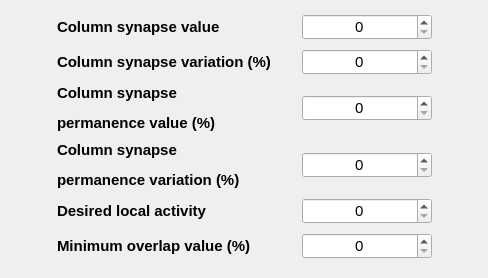
            <widget class="QWidget" name="scrollAreaWidgetContents">
             <property name="geometry">
              <rect>
               <x>0</x>
               <y>0</y>
               <width>488</width>
               <height>278</height>
              </rect>
             </property>
             <layout class="QGridLayout" name="gridLayout_7">
              <item row="4" column="1">
               <layout class="QHBoxLayout" name="horizontalLayout_13">
                <item>
                 <widget class="QLabel" name="label_11">
                  <property name="font">
                   <font>
                    <pointsize>11</pointsize>
                    <weight>75</weight>
                    <bold>true</bold>
                   </font>
                  </property>
                  <property name="text">
                   <string>Desired local activity</string>
                  </property>
                 </widget>
                </item>
                <item>
                 <spacer name="horizontalSpacer_24">
                  <property name="orientation">
                   <enum>Qt::Horizontal</enum>
                  </property>
                  <property name="sizeHint" stdset="0">
                   <size>
                    <width>40</width>
                    <height>20</height>
                   </size>
                  </property>
                 </spacer>
                </item>
                <item>
                 <widget class="QSpinBox" name="spinBox_DesiredLocalActivity">
                  <property name="sizePolicy">
                   <sizepolicy hsizetype="Fixed" vsizetype="Fixed">
                    <horstretch>0</horstretch>
                    <verstretch>0</verstretch>
                   </sizepolicy>
                  </property>
                  <property name="minimumSize">
                   <size>
                    <width>130</width>
                    <height>26</height>
                   </size>
                  </property>
                  <property name="maximumSize">
                   <size>
                    <width>130</width>
                    <height>26</height>
                   </size>
                  </property>
                  <property name="font">
                   <font>
                    <pointsize>11</pointsize>
                   </font>
                  </property>
                  <property name="alignment">
                   <set>Qt::AlignCenter</set>
                  </property>
                  <property name="maximum">
                   <number>1000000000</number>
                  </property>
                 </widget>
                </item>
               </layout>
              </item>
              <item row="2" column="1">
               <layout class="QHBoxLayout" name="horizontalLayout_11">
                <item>
                 <widget class="QLabel" name="label_10">
                  <property name="font">
                   <font>
                    <pointsize>11</pointsize>
                    <weight>75</weight>
                    <bold>true</bold>
                   </font>
                  </property>
                  <property name="text">
                   <string>&lt;html&gt;&lt;head/&gt;&lt;body&gt;&lt;p&gt;Column synapse &lt;/p&gt;&lt;p&gt;permanence value (%)&lt;/p&gt;&lt;/body&gt;&lt;/html&gt;</string>
                  </property>
                 </widget>
                </item>
                <item>
                 <spacer name="horizontalSpacer_23">
                  <property name="orientation">
                   <enum>Qt::Horizontal</enum>
                  </property>
                  <property name="sizeHint" stdset="0">
                   <size>
                    <width>40</width>
                    <height>20</height>
                   </size>
                  </property>
                 </spacer>
                </item>
                <item>
                 <widget class="QSpinBox" name="spinBox_ProximalSynapsePermanenceValuePersentage">
                  <property name="sizePolicy">
                   <sizepolicy hsizetype="Fixed" vsizetype="Fixed">
                    <horstretch>0</horstretch>
                    <verstretch>0</verstretch>
                   </sizepolicy>
                  </property>
                  <property name="minimumSize">
                   <size>
                    <width>130</width>
                    <height>26</height>
                   </size>
                  </property>
                  <property name="maximumSize">
                   <size>
                    <width>130</width>
                    <height>26</height>
                   </size>
                  </property>
                  <property name="font">
                   <font>
                    <pointsize>11</pointsize>
                   </font>
                  </property>
                  <property name="alignment">
                   <set>Qt::AlignCenter</set>
                  </property>
                  <property name="maximum">
                   <number>100</number>
                  </property>
                 </widget>
                </item>
               </layout>
              </item>
              <item row="1" column="1">
               <layout class="QHBoxLayout" name="horizontalLayout_10">
                <item>
                 <widget class="QLabel" name="label_9">
                  <property name="font">
                   <font>
                    <pointsize>11</pointsize>
                    <weight>75</weight>
                    <bold>true</bold>
                   </font>
                  </property>
                  <property name="text">
                   <string>&lt;html&gt;&lt;head/&gt;&lt;body&gt;&lt;p&gt;Column synapse variation (%)&lt;/p&gt;&lt;/body&gt;&lt;/html&gt;</string>
                  </property>
                 </widget>
                </item>
                <item>
                 <spacer name="horizontalSpacer_22">
                  <property name="orientation">
                   <enum>Qt::Horizontal</enum>
                  </property>
                  <property name="sizeHint" stdset="0">
                   <size>
                    <width>25</width>
                    <height>26</height>
                   </size>
                  </property>
                 </spacer>
                </item>
                <item>
                 <widget class="QSpinBox" name="spinBox_ProximalSynapseVariationPersentage">
                  <property name="sizePolicy">
                   <sizepolicy hsizetype="Fixed" vsizetype="Fixed">
                    <horstretch>0</horstretch>
                    <verstretch>0</verstretch>
                   </sizepolicy>
                  </property>
                  <property name="minimumSize">
                   <size>
                    <width>130</width>
                    <height>26</height>
                   </size>
                  </property>
                  <property name="maximumSize">
                   <size>
                    <width>130</width>
                    <height>26</height>
                   </size>
                  </property>
                  <property name="font">
                   <font>
                    <pointsize>11</pointsize>
                   </font>
                  </property>
                  <property name="alignment">
                   <set>Qt::AlignCenter</set>
                  </property>
                  <property name="maximum">
                   <number>100</number>
                  </property>
                 </widget>
                </item>
               </layout>
              </item>
              <item row="3" column="1">
               <layout class="QHBoxLayout" name="horizontalLayout_12">
                <item>
                 <widget class="QLabel" name="label_13">
                  <property name="font">
                   <font>
                    <pointsize>11</pointsize>
                    <weight>75</weight>
                    <bold>true</bold>
                   </font>
                  </property>
                  <property name="text">
                   <string>&lt;html&gt;&lt;head/&gt;&lt;body&gt;&lt;p&gt;Column synapse &lt;/p&gt;&lt;p&gt;permanence variation (%)&lt;/p&gt;&lt;/body&gt;&lt;/html&gt;</string>
                  </property>
                 </widget>
                </item>
                <item>
                 <spacer name="horizontalSpacer_28">
                  <property name="orientation">
                   <enum>Qt::Horizontal</enum>
                  </property>
                  <property name="sizeHint" stdset="0">
                   <size>
                    <width>40</width>
                    <height>20</height>
                   </size>
                  </property>
                 </spacer>
                </item>
                <item>
                 <widget class="QSpinBox" name="spinBox_ProximalSynapsePermanenceVariationPersentage">
                  <property name="sizePolicy">
                   <sizepolicy hsizetype="Fixed" vsizetype="Fixed">
                    <horstretch>0</horstretch>
                    <verstretch>0</verstretch>
                   </sizepolicy>
                  </property>
                  <property name="minimumSize">
                   <size>
                    <width>130</width>
                    <height>26</height>
                   </size>
                  </property>
                  <property name="maximumSize">
                   <size>
                    <width>130</width>
                    <height>26</height>
                   </size>
                  </property>
                  <property name="font">
                   <font>
                    <pointsize>11</pointsize>
                   </font>
                  </property>
                  <property name="alignment">
                   <set>Qt::AlignCenter</set>
                  </property>
                  <property name="maximum">
                   <number>100</number>
                  </property>
                 </widget>
                </item>
               </layout>
              </item>
              <item row="3" column="2">
               <spacer name="horizontalSpacer_27">
                <property name="orientation">
                 <enum>Qt::Horizontal</enum>
                </property>
                <property name="sizeHint" stdset="0">
                 <size>
                  <width>11</width>
                  <height>20</height>
                 </size>
                </property>
               </spacer>
              </item>
              <item row="0" column="1">
               <layout class="QHBoxLayout" name="horizontalLayout_9">
                <item>
                 <widget class="QLabel" name="label_8">
                  <property name="font">
                   <font>
                    <pointsize>11</pointsize>
                    <weight>75</weight>
                    <bold>true</bold>
                   </font>
                  </property>
                  <property name="text">
                   <string>Column synapse value</string>
                  </property>
                 </widget>
                </item>
                <item>
                 <spacer name="horizontalSpacer_21">
                  <property name="orientation">
                   <enum>Qt::Horizontal</enum>
                  </property>
                  <property name="sizeHint" stdset="0">
                   <size>
                    <width>40</width>
                    <height>20</height>
                   </size>
                  </property>
                 </spacer>
                </item>
                <item>
                 <widget class="QSpinBox" name="spinBox_ProximalSynapseValue">
                  <property name="sizePolicy">
                   <sizepolicy hsizetype="Fixed" vsizetype="Fixed">
                    <horstretch>0</horstretch>
                    <verstretch>0</verstretch>
                   </sizepolicy>
                  </property>
                  <property name="minimumSize">
                   <size>
                    <width>130</width>
                    <height>26</height>
                   </size>
                  </property>
                  <property name="maximumSize">
                   <size>
                    <width>130</width>
                    <height>26</height>
                   </size>
                  </property>
                  <property name="font">
                   <font>
                    <pointsize>11</pointsize>
                   </font>
                  </property>
                  <property name="alignment">
                   <set>Qt::AlignCenter</set>
                  </property>
                  <property name="maximum">
                   <number>1000000000</number>
                  </property>
                 </widget>
                </item>
               </layout>
              </item>
              <item row="3" column="0">
               <spacer name="horizontalSpacer_26">
                <property name="orientation">
                 <enum>Qt::Horizontal</enum>
                </property>
                <property name="sizeHint" stdset="0">
                 <size>
                  <width>40</width>
                  <height>20</height>
                 </size>
                </property>
               </spacer>
              </item>
              <item row="5" column="1">
               <layout class="QHBoxLayout" name="horizontalLayout_14">
                <item>
                 <widget class="QLabel" name="label_12">
                  <property name="font">
                   <font>
                    <pointsize>11</pointsize>
                    <weight>75</weight>
                    <bold>true</bold>
                   </font>
                  </property>
                  <property name="text">
                   <string>Minimum overlap value (%)</string>
                  </property>
                 </widget>
                </item>
                <item>
                 <spacer name="horizontalSpacer_25">
                  <property name="orientation">
                   <enum>Qt::Horizontal</enum>
                  </property>
                  <property name="sizeHint" stdset="0">
                   <size>
                    <width>40</width>
                    <height>20</height>
                   </size>
                  </property>
                 </spacer>
                </item>
                <item>
                 <widget class="QSpinBox" name="spinBox_MinimumOverlapValuePersentage">
                  <property name="sizePolicy">
                   <sizepolicy hsizetype="Fixed" vsizetype="Fixed">
                    <horstretch>0</horstretch>
                    <verstretch>0</verstretch>
                   </sizepolicy>
                  </property>
                  <property name="minimumSize">
                   <size>
                    <width>130</width>
                    <height>26</height>
                   </size>
                  </property>
                  <property name="maximumSize">
                   <size>
                    <width>130</width>
                    <height>26</height>
                   </size>
                  </property>
                  <property name="font">
                   <font>
                    <pointsize>11</pointsize>
                   </font>
                  </property>
                  <property name="alignment">
                   <set>Qt::AlignCenter</set>
                  </property>
                  <property name="maximum">
                   <number>100</number>
                  </property>
                 </widget>
                </item>
               </layout>
              </item>
             </layout>
            </widget>
